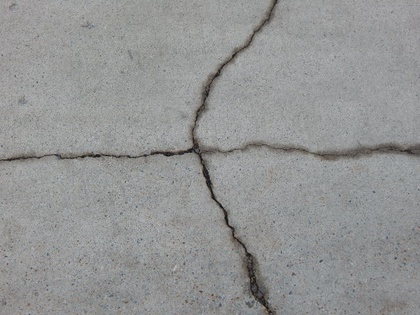
%> input picture ConcreteCrackImages/DSCN1351.JPG, 420 x 315 px, shrunk from 640 x 480 before the run
$ octave main.m   (GNU Octave 9; MATLAB toolbox functions it lacks are replaced by stand-ins)
%> lines starting %> are read from the running program, lines starting %| are printed output that depends on the picture
exampleIm1 = imread('ConcreteCrackImages/DSCN1351.JPG');
%> exampleIm1 is the input picture: size 315x420x3 uint8; mean R, G, B 147.5, 148.3, 148.2
exampleIm2 = imread('ConcreteCrackImages/DSCN1352.JPG');
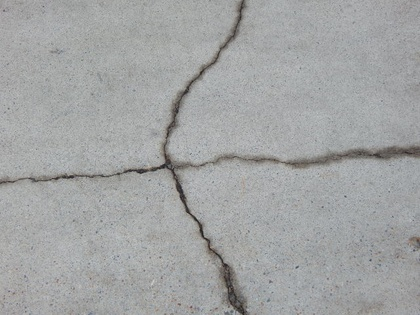
%> input picture ConcreteCrackImages/DSCN1352.JPG, 420 x 315 px, shrunk from 640 x 480 before the run
%> exampleIm2 is the input picture: size 315x420x3 uint8; mean R, G, B 162.1, 163.6, 163.6
exampleIm3 = imread('ConcreteCrackImages/DSCN1319.JPG');
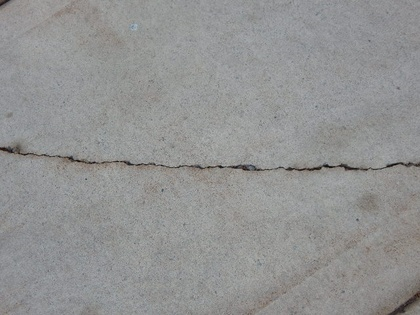
%> input picture ConcreteCrackImages/DSCN1319.JPG, 420 x 315 px, shrunk from 640 x 480 before the run
%> exampleIm3 is the input picture: size 315x420x3 uint8; mean R, G, B 146.4, 146.8, 146.4
exampleIm4 = imread('ConcreteCrackImages/DSCN1318.JPG');
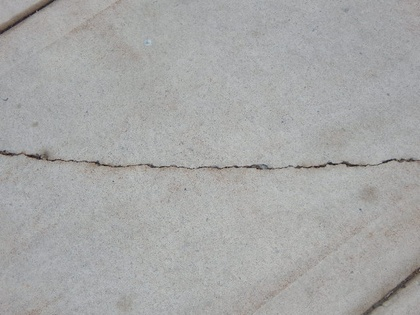
%> input picture ConcreteCrackImages/DSCN1318.JPG, 420 x 315 px, shrunk from 640 x 480 before the run
%> exampleIm4 is the input picture: size 315x420x3 uint8; mean R, G, B 166.7, 167, 166.3
exampleIm5 = imread('ConcreteCrackImages/DSCN1372.JPG');
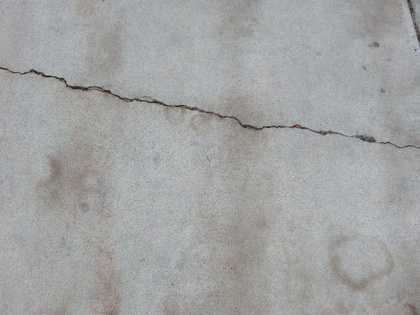
%> input picture ConcreteCrackImages/DSCN1372.JPG, 420 x 315 px, shrunk from 640 x 480 before the run
%> exampleIm5 is the input picture: size 315x420x3 uint8; mean R, G, B 162, 163, 162.7
exampleIm7 = imread('ConcreteCrackImages/DSCN1324.JPG');
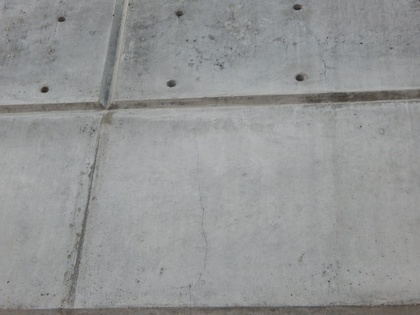
%> input picture ConcreteCrackImages/DSCN1324.JPG, 420 x 315 px, shrunk from 640 x 480 before the run
%> exampleIm7 is the input picture: size 315x420x3 uint8; mean R, G, B 147.6, 148.8, 149
%> (the run ends here)
